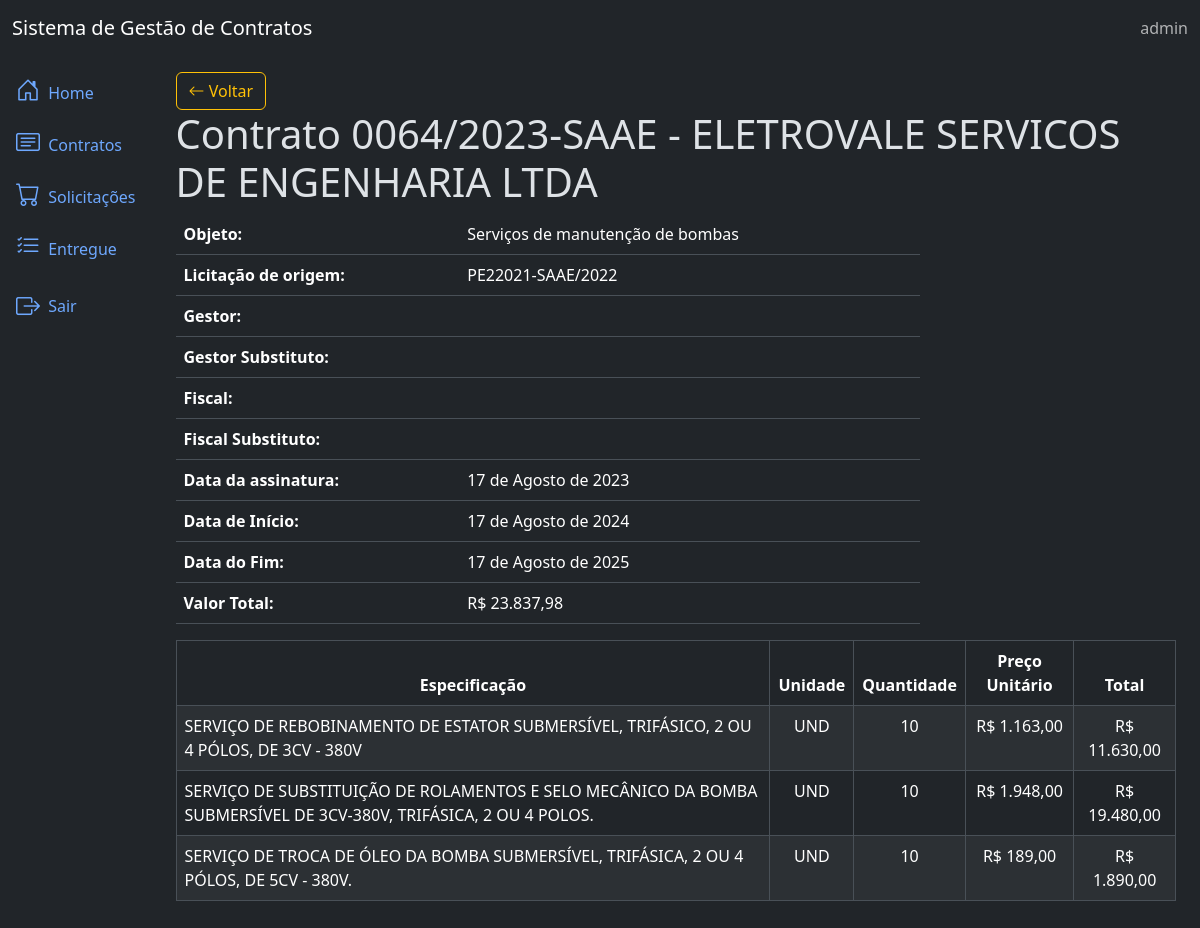
The page /contracts/4/detail/ (signed in) on the database its author committed.
### app/contracts/models.py (models this page shows, shortened)
class Contract(TimeStampedModel):
    bidding = models.ForeignKey(Bidding, on_delete=models.SET_NULL, null=True, blank=True)
    supplier = models.ForeignKey(Supplier, on_delete=models.CASCADE)
    number = models.CharField('Número', max_length=20)
    target = models.TextField('Objeto')
    assignature_data = models.DateField('Data da assinatura')
    start_date = models.DateField('Data inicial')
    end_date = models.DateField('Data final')
    value = models.DecimalField('Valor total', max_digits=15, decimal_places=2 , default=0)
    class Meta:
        ordering = ('number',)
        verbose_name_plural = 'Contratos'
    def __str__(self):
        return f"Contrato {self.number} - {self.supplier.name}"
    @property
    def formatted_value(self):
        return f"R$ {self.value:,.2f}".replace(",", "X").replace(".", ",").replace("X", ".")

class ItemContract(models.Model):
    contract = models.ForeignKey(Contract, on_delete=models.CASCADE, related_name='items')
    especification = models.TextField('Especificação',)
    unit = models.CharField('Unidade',max_length=20)
    quantity = models.PositiveIntegerField('Quantidade')
    unit_price = models.DecimalField('Preço unitário', max_digits=15, decimal_places=2)
    @property
    def formatted_unit_price(self):
        return f"R$ {self.unit_price:,.2f}".replace(",", "X").replace(".", ",").replace("X", ".")
    @property
    def total_value(self):
        value = self.quantity * self.unit_price
        return f"R$ {value:,.2f}".replace(",", "X").replace(".", ",").replace("X", ".")

### app/suppliers/models.py (models this page shows, shortened)
class Supplier(TimeStampedModel):
    name = models.CharField('empresa', max_length = 200, null=True, blank=True)
    cnpj = models.CharField('cnpj', max_length = 17, null=True, blank=True)
    representative = models.CharField('representante', max_length = 200, null=True, blank=True)
    phone = models.CharField('contato', max_length = 15,)
    rg = models.CharField('rg', max_length = 13, null=True, blank=True)
    cpf = models.CharField('cpf', max_length = 11, null=True, blank=True)
    class Meta:
        ordering = ['name']
        verbose_name_plural = 'Fornecedores'

### app/biddings/models.py (models this page shows)
class Bidding(TimeStampedModel):
    number = models.CharField('numero', max_length=50)
    modality = models.CharField('modalidade', max_length=100)
    year = models.PositiveIntegerField('ano')
    approval_date = models.DateField('data da Homologação')
    value = models.DecimalField('valor', max_digits=11, decimal_places=2, null=True, blank=True)
    class Meta:
        ordering = ['number']
        verbose_name_plural = 'Licitações'
    def __str__(self):
        return f"{self.number}/{self.year}"

### app/contracts/views.py (the view)
# urls.py: path('<int:pk>/detail/', v.ContractDetailView.as_view(), name='contract_detail' ),
class ContractDetailView(LoginRequiredMixin, DetailView):
    model = Contract
    template_name = 'contract_detail.html'

### app/contracts/templates/contract_detail.html
{% extends "base.html" %}
{% block content %}
<a href="{% url 'contracts:contract_list' %} " class="btn btn-outline-warning">
  <i class="bi bi-arrow-left"></i> Voltar
</a>
<h1>{{ object }}</h1>
<div class="row">
  <div class="col-sm-9">
    <table class="table table-user-information">
      <tbody>
        <tr>
          <th class="text-right">Objeto: </th>
          <td>{{ object.target }}</td>
        </tr>
        <tr>
          <th class="text-right">Licitação de origem:</th>
          <td>{{ object.bidding }}</td>
        </tr>
        <tr>
          <th class="text-right">Gestor: </th>
          <td>{{ object.manager }}</td>
        </tr>
        <tr>
          <th class="text-right">Gestor Substituto: </th>
          <td>{{ object.manager_substitute }}</td>
        </tr>
        <tr>
          <th class="text-right">Fiscal: </th>
          <td>{{ object.inspector }}</td>
        </tr>
        <tr>
          <th class="text-right">Fiscal Substituto: </th>
          <td>{{ object.inspector_substitute }}</td>
        </tr>
        <tr>
          <th class="text-right">Data da assinatura: </th>
          <td>{{ object.assignature_data }}</td>
        </tr>
        <tr>
          <th class="text-right">Data de Início: </th>
          <td>{{ object.start_date }}</td>
        </tr>
        <tr>
          <th class="text-right">Data do Fim: </th>
          <td>{{ object.end_date }}</td>
        </tr>
        <tr>
          <th class="text-right">Valor Total: </th>
          <td>{{ object.formatted_value }}</td>
        </tr>
      </tbody>
    </table>
  </div>
  <div class="table-responsive">
    <table class="table table-striped table-bordered">
      <thead class="thead-dark">
        <tr>
          <th class="text-center">Especificação</th>
          <th class="text-center">Unidade</th>
          <th class="text-center">Quantidade</th>
          <th class="text-center">Preço Unitário</th>
          <th class="text-center">Total</th>
        </tr>
      </thead>
      <body>
        {% for item in contract.items.all %}
          <tr>
            <td>{{item.especification}}</td>
            <td class="text-center">{{item.unit}}</td>
            <td class="text-center">{{item.quantity}}</td>
            <td class="text-center">{{item.formatted_unit_price}}</td>
            <td class="text-center">{{item.total_value}}</td>
          </tr>
        {% endfor %}
      </body>
    </table>
  </div>
</div>
{% endblock %}

### app/base/templates/base.html (shortened to what this page needs)
{% load static %}
<!DOCTYPE html>
<html lang="pt-br" data-bs-theme="dark">
    <head>
        <link href="https://cdn.jsdelivr.net/npm/bootstrap@5.3.4/dist/css/bootstrap.min.css" rel="stylesheet">
        <link rel="stylesheet" href="https://cdn.jsdelivr.net/npm/bootstrap-icons@1.11.3/font/bootstrap-icons.min.css">
        <link href="https://cdn.jsdelivr.net/npm/select2@4.1.0-rc.0/dist/css/select2.min.css" rel="stylesheet" />
    </head>
    <body>
      {% include "components/_header.html" %}
      <div class="container-fluid">
        {% include "components/_sidebar.html" %}
        <div class="col py-3">
          <div class="container mat-4">
            <main>
              {% block content %}{% endblock content %}
            </main>
          </div>
        </div>
      </div>
    </body>
</html>

### app/base/templates/components/_header.html
<nav class="navbar navbar-expand-lg navbar-light bg-dark">
  {% if user.is_authenticated %}
  <div class="container-fluid">
    <a class="navbar-brand text-white" href="/admin/">Sistema de Gestão de Contratos </a>
    <span class="navbar-text">{{request.user}}</span>
  </div>
  {% else %}
    <span class="navbar-text"></span>
  {% endif %}
</nav>

### app/base/templates/components/_sidebar.html (shortened to what this page needs)
{% if user.is_authenticated %}
  <div class="row flex-nowrap">
  <div class="col-auto col-md-0 col-xl-0 px-0 bg-dark">
    <div class="d-flex flex-column align-items-center align-items-sm-start px-3 pt-2 text-white">
      <div class="collapse d-sm-block" id="menuCollapse">
        <ul class="nav flex-column align-items-start" id="menu">
          <li>
            <a href="{% url 'base:home' %}" class="nav-link px-0 align-middle">
              <i class="bi bi-house-door fs-4"></i>
              <span class="ms-1">Home</span>
            </a>
          </li>
            <li>
              <a href="{% url 'contracts:contract_list' %}" class="nav-link px-0 align-middle">
                <i class="bi bi-card-text fs-4"></i>
                <span class="ms-1">Contratos</span>
              </a>
            </li>
            <li>
              <a href="{% url 'requisitions:requisition_list' %}" class="nav-link px-0 align-middle">
                <i class="bi bi-cart fs-4"></i>
                <span class="ms-1">Solicitações</span>
              </a>
            </li>
            <li>
              <a href="{% url 'dispatches:pending_list' %}" class="nav-link px-0 align-middle">
                <i class="bi bi-list-check fs-4"></i>
                <span class="ms-1">Entregue</span>
              </a>
            </li>
          <li class="nav-item">
            {% if user.is_authenticated %}
            <form action="{% url 'logout' %}" method="post" id="logout-form" class="nav-link px-0 align-middle">
              <button type="submit" class="btn btn-link text-decoration-none text-reset nav-link px-0 align-middle">
                <i class="bi bi-box-arrow-right fs-4 align-middle"></i>
                <span class="ms-1 align-middle">Sair</span>
              </button>
            </form>
            {% endif %}
          </li>
        </ul>
      </div>
    </div>
  </div>
{% endif %}

### rows shown on the page
Contract: number+supplier "Contrato 0064/2023-SAAE - ELETROVALE SERVICOS DE ENGENHARIA LTDA", target "Serviços de manutenção de bombas", bidding "PE22021-SAAE/2022", assignature_data "17 de Agosto de 2023", start_date "17 de Agosto de 2024", end_date "17 de Agosto de 2025", formatted_value "R$ 23.837,98"
ItemContract: especification "SERVIÇO DE REBOBINAMENTO DE ESTATOR SUBMERSÍVEL, TRIFÁSICO, 2 OU 4 PÓLOS, DE 3CV - 380V", unit "UND", quantity "10", formatted_unit_price "R$ 1.163,00", total_value "R$ 11.630,00"
ItemContract: especification "SERVIÇO DE SUBSTITUIÇÃO DE ROLAMENTOS E SELO MECÂNICO DA BOMBA SUBMERSÍVEL DE 3CV-380V, TRIFÁSICA, 2 OU 4 POLOS.", unit "UND", quantity "10", formatted_unit_price "R$ 1.948,00", total_value "R$ 19.480,00"
ItemContract: especification "SERVIÇO DE TROCA DE ÓLEO DA BOMBA SUBMERSÍVEL, TRIFÁSICA, 2 OU 4 PÓLOS, DE 5CV - 380V.", unit "UND", quantity "10", formatted_unit_price "R$ 189,00", total_value "R$ 1.890,00"

### other values the page prints
{{ request.user }} "admin"
